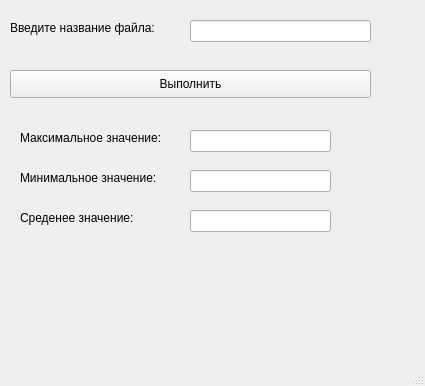
<?xml version="1.0" encoding="UTF-8"?>
<ui version="4.0">
 <class>MainWindow</class>
 <widget class="QMainWindow" name="MainWindow">
  <property name="geometry">
   <rect>
    <x>0</x>
    <y>0</y>
    <width>425</width>
    <height>386</height>
   </rect>
  </property>
  <property name="windowTitle">
   <string>Числа из файла</string>
  </property>
  <widget class="QWidget" name="centralwidget">
   <widget class="QLineEdit" name="FileName">
    <property name="geometry">
     <rect>
      <x>190</x>
      <y>20</y>
      <width>181</width>
      <height>22</height>
     </rect>
    </property>
   </widget>
   <widget class="QLabel" name="label">
    <property name="geometry">
     <rect>
      <x>10</x>
      <y>20</y>
      <width>181</width>
      <height>16</height>
     </rect>
    </property>
    <property name="text">
     <string>Введите название файла: </string>
    </property>
   </widget>
   <widget class="QPushButton" name="pushButton">
    <property name="geometry">
     <rect>
      <x>10</x>
      <y>70</y>
      <width>361</width>
      <height>28</height>
     </rect>
    </property>
    <property name="text">
     <string>Выполнить</string>
    </property>
   </widget>
   <widget class="QLabel" name="label_2">
    <property name="geometry">
     <rect>
      <x>20</x>
      <y>130</y>
      <width>151</width>
      <height>16</height>
     </rect>
    </property>
    <property name="text">
     <string>Максимальное значение:</string>
    </property>
   </widget>
   <widget class="QLabel" name="label_3">
    <property name="geometry">
     <rect>
      <x>20</x>
      <y>170</y>
      <width>151</width>
      <height>16</height>
     </rect>
    </property>
    <property name="text">
     <string>Минимальное значение:</string>
    </property>
   </widget>
   <widget class="QLabel" name="label_4">
    <property name="geometry">
     <rect>
      <x>20</x>
      <y>210</y>
      <width>131</width>
      <height>16</height>
     </rect>
    </property>
    <property name="text">
     <string>Среденее значение:</string>
    </property>
   </widget>
   <widget class="QLineEdit" name="MaxL">
    <property name="geometry">
     <rect>
      <x>190</x>
      <y>130</y>
      <width>141</width>
      <height>22</height>
     </rect>
    </property>
   </widget>
   <widget class="QLineEdit" name="MinL">
    <property name="geometry">
     <rect>
      <x>190</x>
      <y>170</y>
      <width>141</width>
      <height>22</height>
     </rect>
    </property>
   </widget>
   <widget class="QLineEdit" name="SrL">
    <property name="geometry">
     <rect>
      <x>190</x>
      <y>210</y>
      <width>141</width>
      <height>22</height>
     </rect>
    </property>
   </widget>
  </widget>
  <widget class="QMenuBar" name="menubar">
   <property name="geometry">
    <rect>
     <x>0</x>
     <y>0</y>
     <width>425</width>
     <height>26</height>
    </rect>
   </property>
  </widget>
  <widget class="QStatusBar" name="statusbar"/>
 </widget>
 <resources/>
 <connections/>
</ui>
